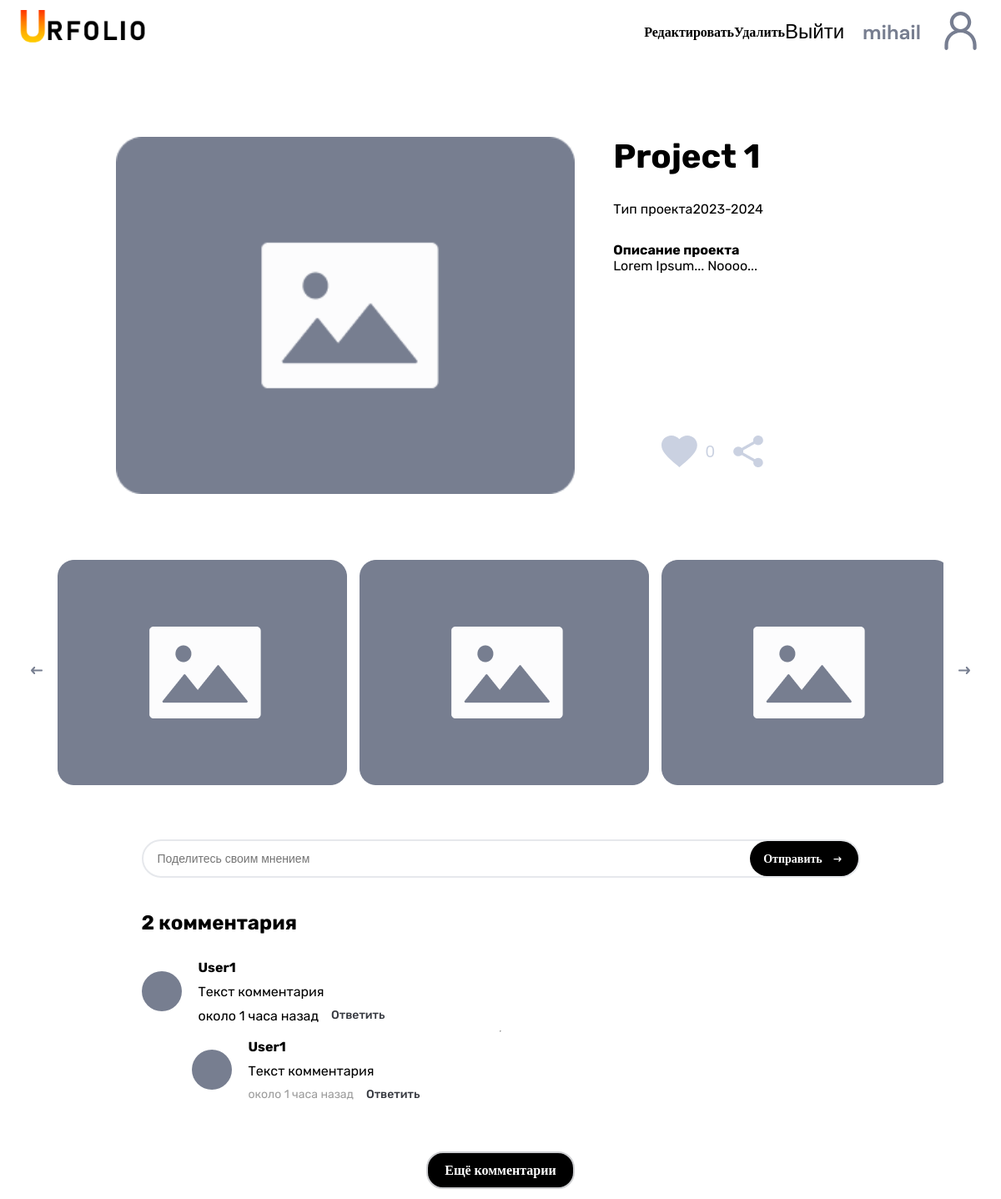
/23/ (signed in), run on the app's committed database.
### users/models.py (models this page shows)
class User(AbstractUser):
    pass

### main/models.py (models this page shows, shortened)
class Project(models.Model):
    image = models.ImageField(upload_to='projects_images', null=True, blank=True)
    name = models.CharField(max_length=128, unique=True)
    description = models.TextField(null=True, blank=True)
    date_publication = models.DateField(default= datetime.date.today)
    author = models.ForeignKey(User, on_delete=models.CASCADE)
    category = models.ForeignKey(to=ProjectCategory, on_delete=models.CASCADE)
    year = models.ForeignKey(to=ProjectYear, on_delete=models.CASCADE)
    course_number = models.ForeignKey(to=ProjectCourseNumber, on_delete=models.CASCADE)

### main/views.py (the view)
# urls.py: path('<int:pk>/', ProjectDetailView.as_view(), name='project_detail'),
class ProjectDetailView(DetailView): # Так правильнее
    model = Project

### main/templates/main/project_detail.html (shortened to what this page needs)
{% load static %}
<!DOCTYPE html>
<html lang="en">
<head>
    <link rel="stylesheet" href="{% static 'vendor/style/standart.css' %}">
    <link rel="stylesheet" href="{% static 'vendor/style/project.css' %}">
</head>
<body>
    <header>
        <nav>
            <a href="/"><img src="{% static 'vendor/assets/img/logo.png' %}" class="logo" alt="Логотип"></a>
            <div class="user-profile user__text_DM-sans">
                {% if object.author == user %}
                    <a href="{% url 'projects:project_update' object.id %}">Редактировать</a>
                    <a href="{% url 'projects:project_delete' object.id %}">Удалить</a>
                {% endif %}
                {% if user.is_authenticated %}
                    <form action="{% url 'logout' %}" method="post">
                        <button class="nick-name" type="submit">Выйти</button>
                    </form>
                {% else %}
                    <form action="{% url 'login' %}" method="get">
                        {% csrf_token %}
                        <button class="nick-name" type="submit">Войти</button>
                    </form>
                {% endif %}
                <a href="" id="profile-link" class="user-profile__link user__text_DM-sans">
                    <p class="nick-name" id="user-name">
                        {% if user.is_authenticated %}
                            {{ user }}
                        {% endif %}
                    </p>
                    <div class="user-avatar"></div>
                </a>
            </div>
        </nav>
    </header>
    <main>
        <div class="project__card">
            <a href="#" id="user-project__link"><img src="{% static 'vendor/assets/img/project-photo.png' %}" class="project-img" alt="Привью проекта" id="project-photo"></a>
            <div class="project-info__wrapper">
                <div class="project__title">
                    <a href="#" id="user-project__link">
                        <h1 id="name-progect">{{ project.name }}</h1>
                    </a>
                    <div class="typeDate-project">
                        <span id="type-project">Тип проекта</span><span id="project-date">2023-2024</span>
                    </div>
                    <p class="progect__description"><b>Описание проекта</b><br> <span id="progect__description">{{ project.description }}</span></p>
                </div>
                <div class="project__information">
                    <div class="project__rating">
                        <div class="like__wrapper">
                            <button type="button" class="info__rating-project" id="like-button">
                                <span class="activities-number" id="like-number">0</span>
                            </button>
                        </div>
                        <div class="info__rating-project">
                            <button type="button" id="share"><img src="{% static 'vendor/assets/img/Share.png' %}" alt="Иконка поделиться"></button>
                        </div>
                    </div>
                </div>
            </div>
        </div>
        <div class="project-gallery">
            <button id="left_btn">
            </button>
            <div class="gallery-feed">
                <img src="{% static 'vendor/assets/img/project-photo.png' %}" class="see-img" alt="">
                <img src="{% static 'vendor/assets/img/project-photo.png' %}" class="see-img" alt="">
                <img src="{% static 'vendor/assets/img/project-photo.png' %}" class="see-img" alt="">
            </div>
            <button id="right_btn">
            </button>
        </div>
        <div class="comments__wrapper">
            <div class="comments">
                <div class="input-comments">
                    <form action="post">
                        <input type="text" placeholder="Поделитесь своим мнением">
                        <button class="sumbit-btn sumbit-text">Отправить
                            </button>
                    </form>
                </div>
                <h2>2 комментария</h2>
                <div class="user-comments" id="user-comments">
                    <div class="user-img">
                    </div>
                    <div class="comment-text__wrapper">
                        <div class="user-text">
                            <h4 id="user-name">User1</h4>
                            <p class="user-comment">Текст комментария</p>
                        </div>
                        <div class="comment-info">
                            <span id="time-comment">около 1 часа назад</span>
                            <span id="answer_to_comment" class="answer">Ответить</span>
                        </div>
                    </div>
                </div>
                <hr>
                <div class="answer-comments" id="answer_comments">
                    <div class="user-img">
                    </div>
                    <div class="comment-text__wrapper">
                        <div class="user-text">
                            <h4 id="user-name">User1</h4>
                            <p class="user-comment">Текст комментария</p>
                        </div>
                        <div class="comment-info">
                            <span id="time-comment" class="time standart-text_light-grey">около 1 часа назад</span>
                            <span id="answer_to_comment" class="answer">Ответить</span>
                        </div>
                    </div>
                </div>
            </div>
            <button id="more_comments" class="user__text_DM-sans">Ещё комментарии</button>
        </div>
    </main>
</body>
</html>

### data on the page
User: username "mihail"
Project: name "Project 1", description "Lorem Ipsum... Noooo..."
